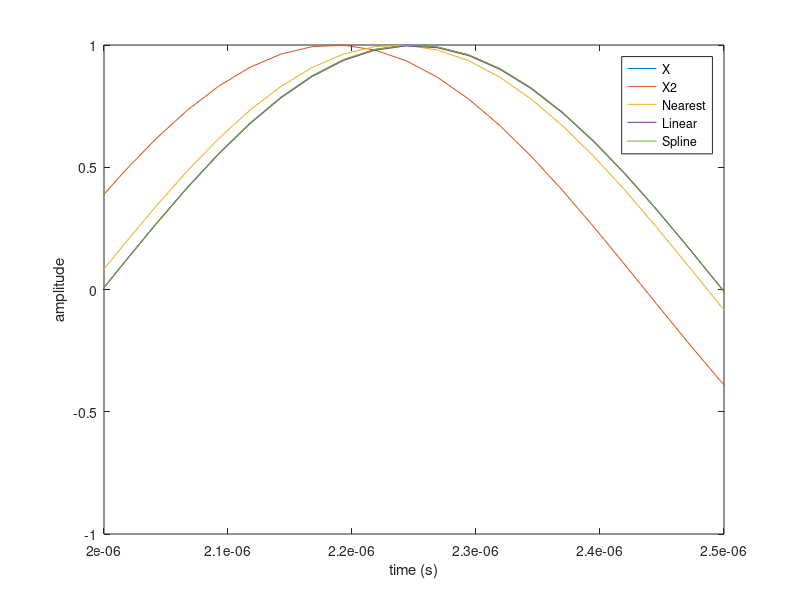

Source code (MATLAB): (Note: this script raises an error after producing the figure.)
% Assignment 1 Problem 4 & 5
% Tom Manuel

%% Part A
f0 = 1E6;
fs = 40E6;
c=1540;

%create time
%first figure out how many points to use in time as to cover
%exactly 3 cycles
ncyc = 3;
T = 1/f0;
npts = ncyc*T*fs; %number of points
t = linspace(0,T*3,npts);

%point along x axis (m)
x = 2E-6;

%get wavenumber (k)
%k = 2pi /lamda
k = 2 * pi / (c/f0 );

%create sinusoid
% A*sin(wt+kx)
X = 1*sin(2*pi*f0*t+ k*x);
close all
plot(t,X)
xlabel('time (s)')
ylabel('amplitude')

%% Part B

%sig from Part A
X = 1*sin(2*pi*f0*t+ k*x);

% create same signal shifted Pi/8
phase = pi/8;
X2 = 1*sin(2*pi*f0*t+ k*x + phase);
close all
plot(t,X,t,X2)
legend('X','X shifted')
xlabel('time (s)')
ylabel('amplitude')

%% Part C

% get the time value corresponded to a phase shift of pi/8
% 2pi = 1/f0, 2pi/pi/8= 16, shift = (1/f0)/16
shift = -(1/f0)/16;

Xnear = interp1(t,X2,t+shift,'nearest');
Xlin = interp1(t,X2,t+shift,'linear');
Xspline = interp1(t,X2,t+shift,'spline');
close all
plot(t,X,t,X2,t,Xnear,t,Xlin,t,Xspline)
legend('X','X2','Nearest','Linear','Spline')
xlim([2E-6 2.5E-6])
xlabel('time (s)')
ylabel('amplitude')

%% Part D

% Compute mean square error 
errN = nanmean((X-Xnear).^2) %nearest
errL = nanmean((X-Xlin).^2) %linear
errS = nanmean((X-Xspline).^2) %spline

%calculate power in signal
%amplitude was 1
p = 1/sqrt(2);
dBN = 10*log10(errN/p)
dBL = 10*log10(errL/p)
dBS = 10*log10(errS/p)

%% 5a Ex:6.1(page 62 USERGUIDE)

% Example of use of the new Field II program running under Matlab
% This example shows how a phased array B-mode system scans an image
% This script assumes that the field_init procedure has been called
% Example by Joergen Arendt Jensen, Nov. 28, 1995.

% Generate the transducer apertures for send and receive
f0=3e6; % Transducer center frequency [Hz]
fs=100e6; % Sampling frequency [Hz]
c=1540; % Speed of sound [m/s]
lambda=c/f0; % Wavelength
element_height=5/1000; % Height of element [m]
kerf=0.1/1000; % Kerf [m]
focus=[0 0 70]/1000; % Fixed focal point [m]

% Generate aperture for emission
emit_aperture = xdc_linear_array (128, lambda/2, element_height, kerf, 1, 1,focus);

% Set the impulse response and excitation of the emit aperture
impulse_response=sin(2*pi*f0*(0:1/fs:2/f0));
impulse_response=impulse_response.*hanning(max(size(impulse_response)))';
xdc_impulse (emit_aperture, impulse_response);
excitation=sin(2*pi*f0*(0:1/fs:2/f0));
xdc_excitation (emit_aperture, excitation);

% Generate aperture for reception
receive_aperture = xdc_linear_array (128, lambda/2, element_height, kerf, 1, 1,focus);

% Set the impulse response for the receive aperture
xdc_impulse (receive_aperture, impulse_response);

% Do phased array imaging
point_position=[0 0 70]/1000; % Position of the point to be imaged
no_lines=50; % Number of A-lines in image
sector=20 * pi/180; % Size of image sector
d_theta=sector/no_lines; % Increment in angle for 90 deg. image

% Pre-allocate some storage
image_data=zeros(800,no_lines);
theta= -sector/2;

for i=1:no_lines
    % Set the focus for this direction
    xdc_focus (emit_aperture, 0, [70*sin(theta) 0 70*cos(theta)]/1000);
    xdc_focus (receive_aperture, 0, [70*sin(theta) 0 70*cos(theta)]/1000);
    % Calculate the received response
    [v, t1]=calc_scat(emit_aperture, receive_aperture, point_position, 1);
    % Store the result
    image_data(1:max(size(v)),i)=v';
    times(i) = t1;
    % Steer in another angle
    theta = theta + d_theta;
end
% Here the display of the data is inserted
plot(image_data)

%% 5b Ex:6.2

% Example of use of the new Field II program running under Matlab
% This example shows how a linear array B-mode system scans an image
% This script assumes that the field_init procedure has been called
% Example by Joergen Arendt Jensen, Version 2.0, March 22, 2011.
% Generate the transducer apertures for send and receive

f0=3e6; % Transducer center frequency [Hz]
fs=100e6; % Sampling frequency [Hz]
c=1540; % Speed of sound [m/s]
lambda=c/f0; % Wave length [m]
width=lambda; % Width of element
element_height=5/1000; % Height of element [m]
kerf=width/20; % Kerf [m]
focus=[0 0 50]/1000; % Fixed focal point [m]
N_elements=192; % Number of elements in the transducer
N_active=64; % Active elements in the transducer
% Set the sampling frequency
set_sampling(fs);
% Generate aperture for emission
emit_aperture = xdc_linear_array (N_elements, width, element_height, kerf, 1, 5, focus);
% Set the impulse response and excitation of the emit aperture
impulse_response=sin(2*pi*f0*(0:1/fs:2/f0));
impulse_response=impulse_response.*hanning(max(size(impulse_response)))';
xdc_impulse (emit_aperture, impulse_response);
excitation=sin(2*pi*f0*(0:1/fs:2/f0));
xdc_excitation (emit_aperture, excitation);
% Generate aperture for reception
receive_aperture = xdc_linear_array (N_elements, width, element_height, kerf, 1, 5, focus);
% Set the impulse response for the receive aperture
xdc_impulse (receive_aperture, impulse_response);
% Load the computer phantom
[phantom_positions, phantom_amplitudes] = cyst_phantom(10000);
% Do linear array imaging
no_lines=N_elements-N_active+1; % Number of A-lines in image
dx=width; % Increment for image
z_focus=50/1000;
% Pre-allocate some storage
image_data=zeros(1,no_lines);
for i=1:no_lines
    % Find position for imaging
    x=(i-1-no_lines/2)*dx;
    % Set the focus for this direction
    xdc_center_focus (emit_aperture, [x 0 0]);
    xdc_focus (emit_aperture, 0, [x 0 z_focus]);
    xdc_center_focus (receive_aperture, [x 0 0]);
    xdc_focus (receive_aperture, 0, [x 0 z_focus]);
    % Set the active elements using the apodization
    apo=[zeros(1, i-1) hamming(N_active)' zeros(1, N_elements-N_active-i+1)];
    xdc_apodization (emit_aperture, 0, apo);
    xdc_apodization (receive_aperture, 0, apo);
    % Calculate the received response
    [v, t1]=calc_scat(emit_aperture, receive_aperture, phantom_positions, phantom_amplitudes);
    % Store the result
    image_data(1:max(size(v)),i)=v;
    times(i) = t1;
end
% Free space for apertures
xdc_free (emit_aperture)
xdc_free (receive_aperture)
% Adjust the data in time and display it as
% a gray scale image
min_sample=min(times)*fs;
for i=1:no_lines
    rf_env=abs(hilbert([zeros(round(times(i)*fs-min_sample),1); image_data(:,i)]));
    env(1:size(rf_env,1),i)=rf_env;
end

% make logarithmic compression to a 60 dB dynamic range
% with proper units on the axis
env_dB=20*log10(env);
env_dB=env_dB-max(max(env_dB));
env_gray=127*(env_dB+60)/60;
depth=((0:size(env,1)-1)+min_sample)/fs*c/2;
x=((1:no_lines)-no_lines/2)*dx;
image(x*1000, depth*1000, env_gray)
xlabel('Lateral distance [mm]')
ylabel('Depth [mm]')
axis('image')
colormap(gray(128))
title('Image of cyst phantom (60 dB dynamic range)')
